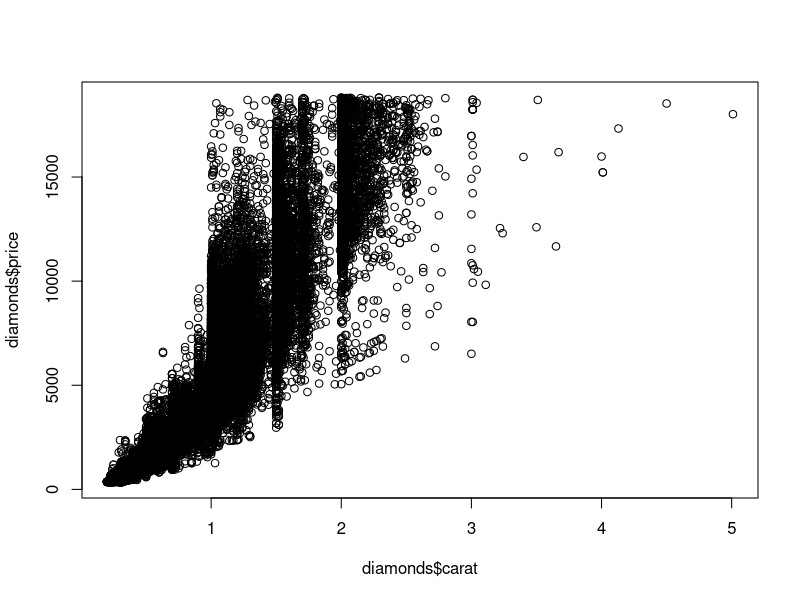
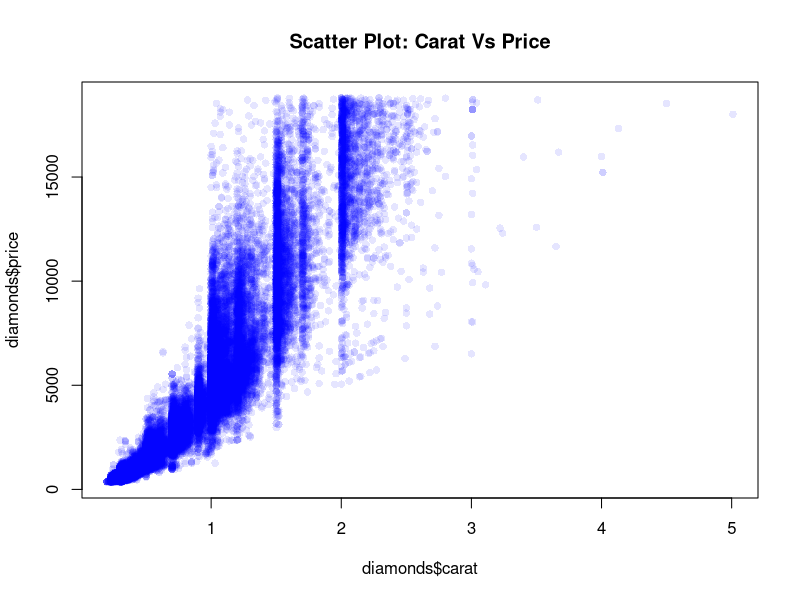
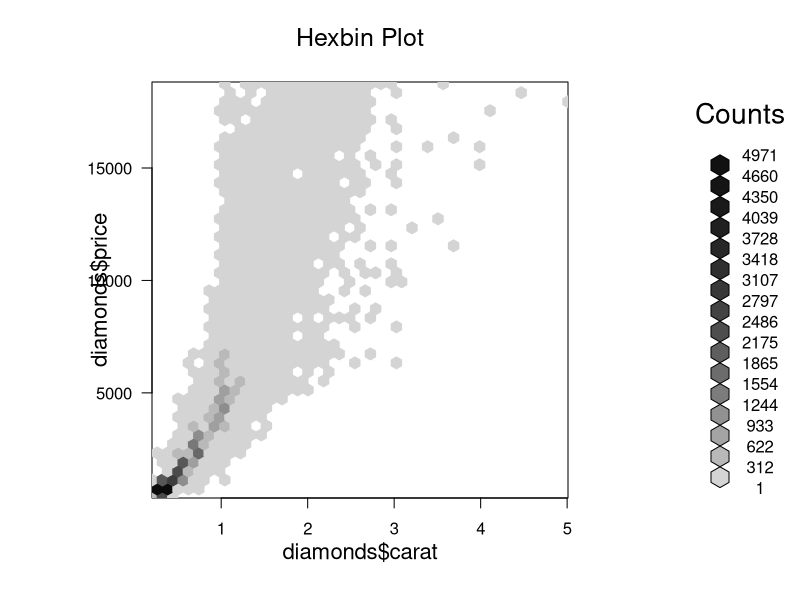
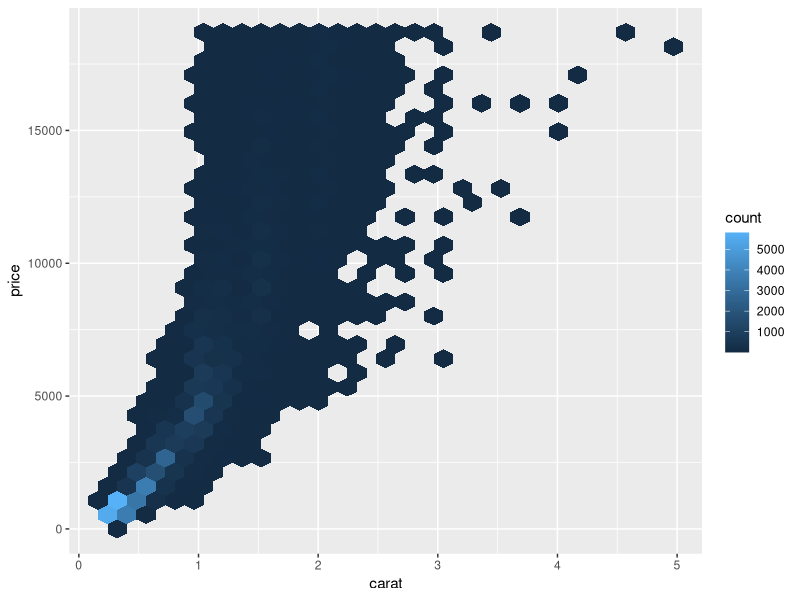
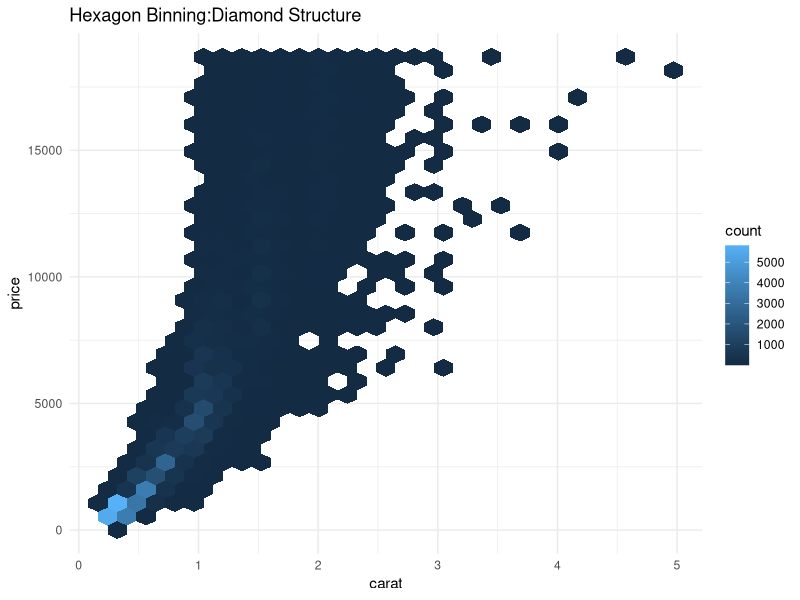
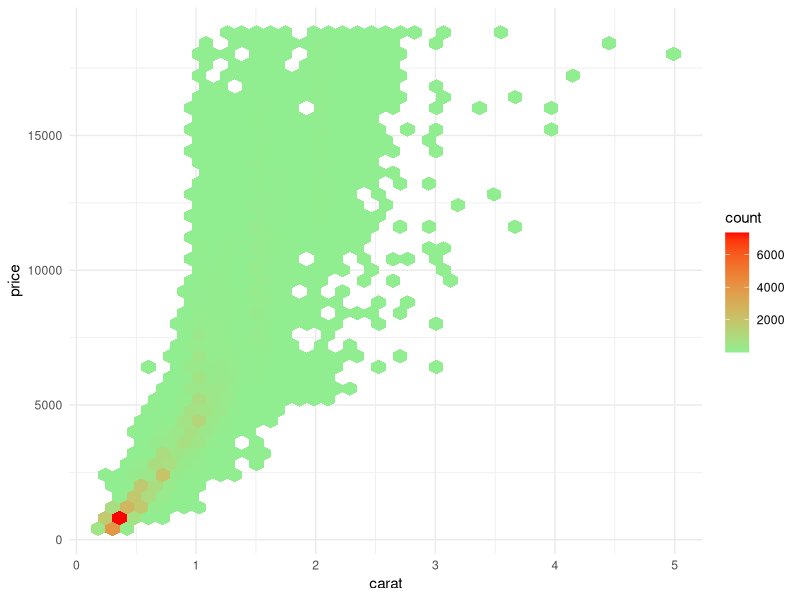
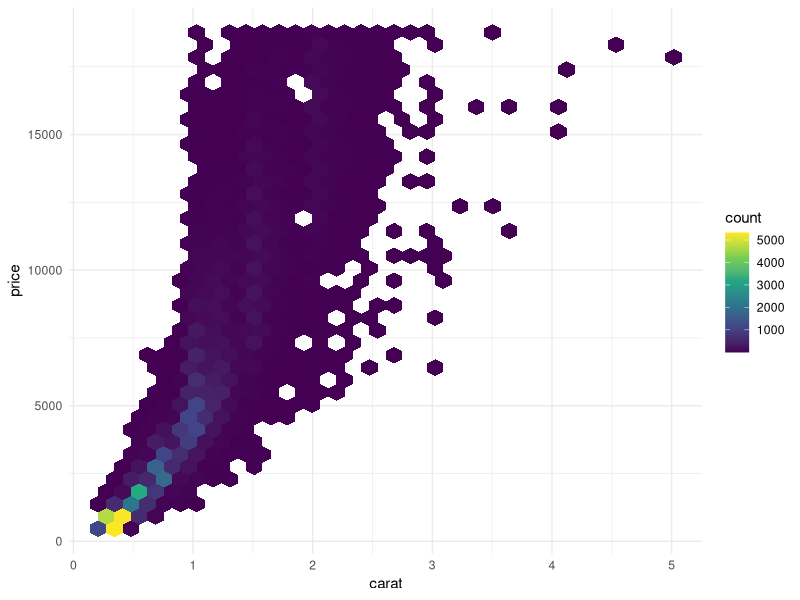
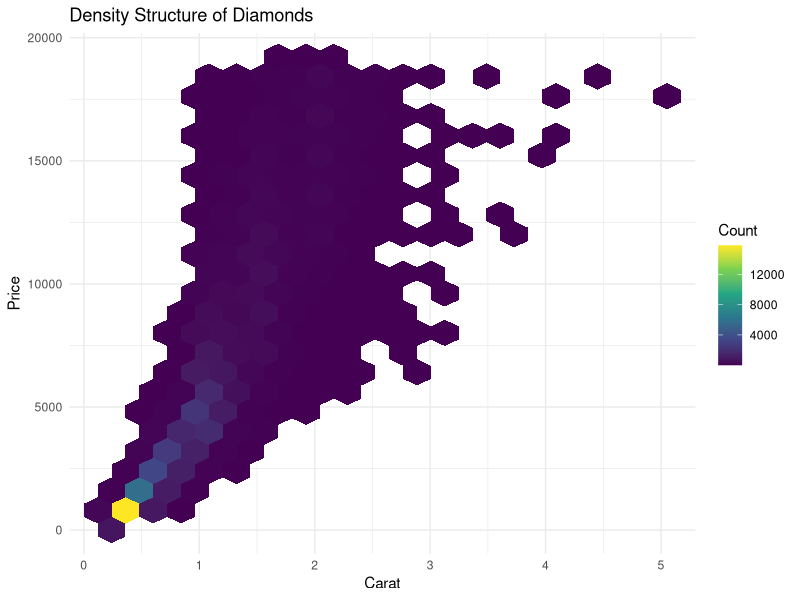

The R script that drew these images, in order:
# DV LAB WEEK 6A
# Name: M.V.Kesava
# Roll No: 23A91A6134


data(diamonds)
data(package=.packages(all.available = TRUE))
library(ggplot2)
data("diamonds")
str(diamonds)
dim(diamonds)
?diamonds

#Very basic Scatter'

plot(diamonds$carat,diamonds$price)

#improved Scatter
plot(diamonds$carat,diamonds$price,col=rgb(0,0,1,0.1),pch=16,
     main = "Scatter Plot: Carat Vs Price")
#Hexbin Using base r
install.packages('hexbin')

library(hexbin)
hb<-hexbin(diamonds$carat,diamonds$price,xbins = 40)
plot(hb,main="Hexbin Plot")

#basic hexbin using ggplot2

ggplot(diamonds,aes(x=carat,y=price))+
  geom_hex()
#labeled hexbin plot
ggplot(diamonds,aes(carat,price))+
  geom_hex()+
  labs(title='Hexagon Binning:Diamond Structure',x='carat',y='price')+
  theme_minimal()

# Control Hexagon Density
ggplot(diamonds,aes(carat,price))+
  geom_hex(bins=40)+
  scale_fill_gradient(low="lightgreen",high="red")+
  theme_minimal()

# Color Meaning
# Light-> Fewer Diamonds
# Dark -> dense Region

#Professional Palette (Virdis)
ggplot(diamonds,aes(carat,price))+geom_hex(bins=35)+scale_fill_viridis_c()+
  theme_minimal()
#add legend title

ggplot(diamonds,aes(carat,price))+geom_hex(bins=20)+
  scale_fill_viridis_c(name="Count")+
  labs(title = "Density Structure of Diamonds",x="Carat",y="Price")+
  theme_minimal()

#Faceted Hexbin
ggplot(diamonds,aes(carat,price))+
  geom_hex()+
  scale_fill_viridis_c()+
  facet_wrap(~cut)+
  theme_minimal()
